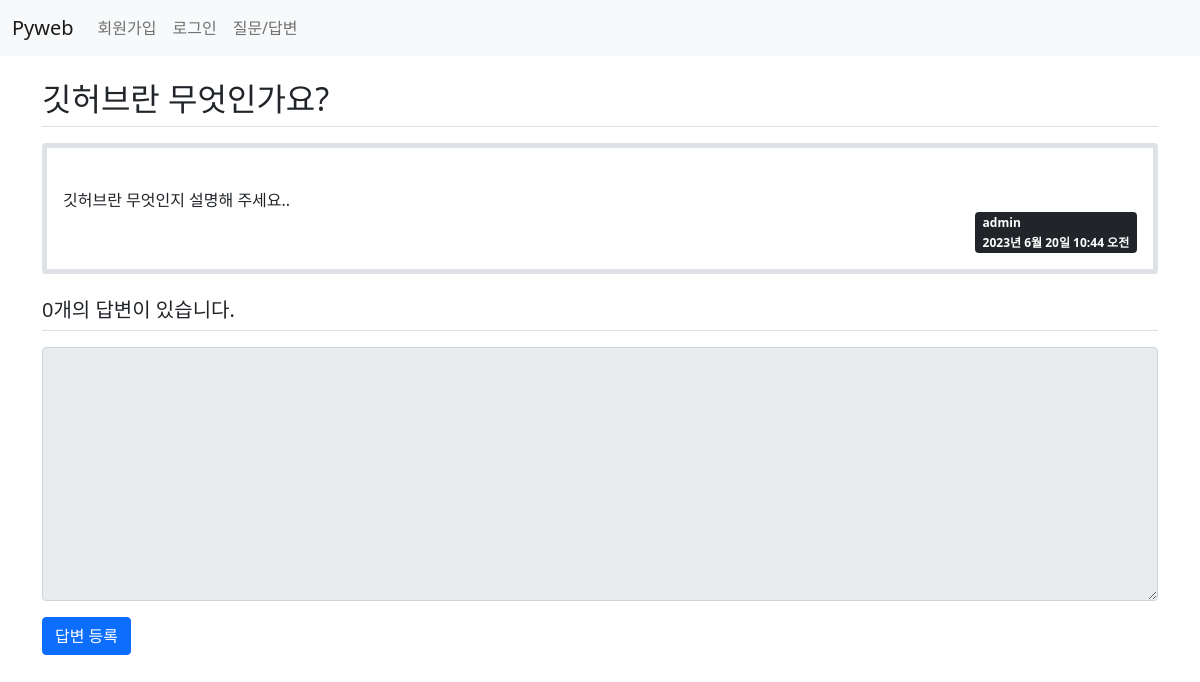
The page /board/3/ on the database as committed earlier.
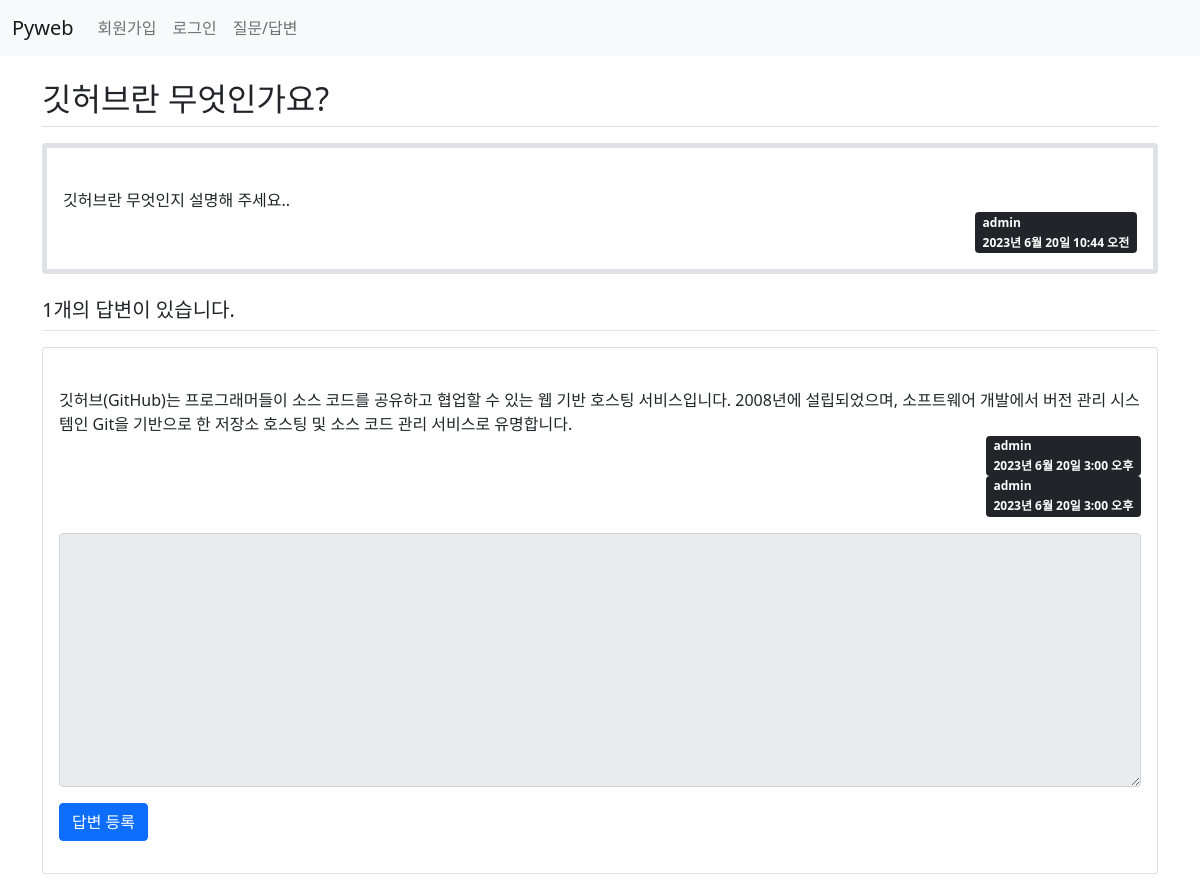
The same page on the database as committed later.
### board/models.py (models this page shows, shortened)
class Question(models.Model):
    author = models.ForeignKey(User, on_delete=models.CASCADE)
    subject = models.CharField(max_length=200)  #제목
    content = models.TextField()                #질문 내용
    create_date = models.DateTimeField()        #등록일
    modify_date = models.DateTimeField(null=True, blank=True)

class Answer(models.Model):
    author = models.ForeignKey(User, on_delete=models.CASCADE)
    content = models.TextField()  #답변 내용
    create_date = models.DateTimeField()  #등록일
    modify_date = models.DateTimeField(null=True, blank=True)
    question = models.ForeignKey(Question,
                        on_delete=models.CASCADE)   #외래키

### board/views.py (the view)
# urls.py: path('<int:question_id>/', views.detail, name='detail'),
def detail(request, question_id):
    question = get_object_or_404(Question, pk=question_id)
    context = {'question': question}
    return render(request, 'board/detail.html', context)

### templates/board/detail.html (shortened to what this page needs)
{% extends 'base.html' %}
{% block content %}
<div class="container my-3">
    <h2 class="border-bottom py-2">{{ question.subject }}</h2>
    <div class="card my-3 border border-5">
        <div class="card-body">
            <div class="card-text" style="white-space: pre-line">
                {{ question.content }}
            </div>
            <div class="d-flex justify-content-end">
                <div class="badge bg-dark text-start">
                    <div class="mb-2">{{ question.author }}</div>
                    <div>{{ question.create_date }}</div>
                </div>
            </div>
        </div>
    </div>
    <h5 class="border-bottom my-3 py-2">
        {{ question.answer_set.count }}개의 답변이 있습니다.
    </h5>
    <div>
        {% for answer in question.answer_set.all %}
        <div class="card my-3">
            <div class="card-body">
                <div class="card-text" style="white-space: pre-line">
                    {{ answer.content }}
                </div>
                <div class="d-flex justify-content-end">
                <div class="badge bg-dark text-start">
                    <div class="mb-2">{{ answer.author }}</div>
                    <div>{{ answer.create_date }}</div>
                </div>
            </div>
            <div class="d-flex justify-content-end">
                <div class="badge bg-dark text-start">
                    <div class="mb-2">{{ answer.author }}</div>
                    <div>{{ answer.create_date }}</div>
                </div>
        </div>
        {% endfor %}
        <form action="{% url 'board:answer_create' question.id %}"
              method="post" class="my-3">
            <div class="form-group">
            <textarea name="content" id="content" rows="10" cols="50"
                      class="form-control mb-3"
                {% if not user.is_authenticated %}disabled{% endif %}></textarea>
            </div>
            <button type="submit" class="btn btn-primary">답변 등록</button>
        </form>
    </div>
</div>
{% endblock %}

Rows that differ between the two databases and show on the page:
computed for Question "깃허브란 무엇인가요?": answer_set.count "0" → "1"
added Answer: content "깃허브(GitHub)는 프로그래머들이 소스 코드를 공유하고 협업할 수 있는 웹 기반 호스팅 서비스입니다. 2008년에 설립되었으며, 소프트웨어 개발에서 버전 관리 시스템인 Git을 기반으로 한 저장소 호스팅 및 소스 코드 관리 서비스로 유명합니다.", author "admin", create_date "2023년 6월 20일 3:00 오후"
